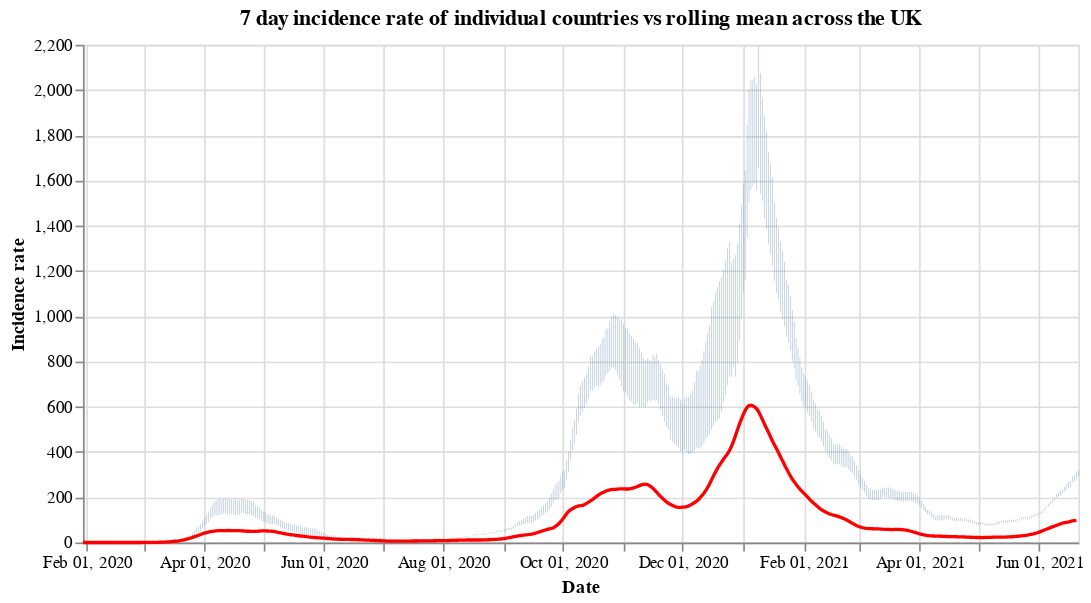

This figure's notebook cell:
### Code cell
#collapse
countries = uk_cases['areaName'].unique()
countries.sort()

selection = alt.selection_single(
    name='Select',
    fields=['areaName'],
    init={'areaName': 'Wales'},
    bind={'areaName': alt.binding_select(options=countries)}
)

# scatter plot, modify opacity based on selection
bars = alt.Chart(uk_cases).mark_bar().add_selection(
    selection
).encode(
    x=alt.X("yearmonthdate(date):T", axis=alt.Axis(title='Date')),
    y=alt.Y("weeklyCasesRate:Q", axis=alt.Axis(title='Incidence rate')),
    tooltip='weeklyCasesRate:Q',
    opacity=alt.condition(selection, alt.value(1), alt.value(0))
).properties(title=f'7 day incidence rate of individual countries vs rolling mean across the UK', width=600)

line = alt.Chart(overview_cases).mark_line(
    color='red',
    size=2,
).transform_window(
    rolling_mean='mean(weeklyCasesRate)',
    frame=[0, 7]
).encode(
    x='yearmonthdate(date):T',
    y='rolling_mean:Q'
)

alt.layer(bars, line)

### Figure 1 — Vega-Lite specification as saved in the notebook (floating-point values rounded to 4 significant figures; data arrays with more than 128 entries replaced by an {"elided": "..."} marker saying what was removed)
{"config": {"view": {"continuousWidth": 400, "continuousHeight": 300}}, "layer": [{"data": {"name": "data-5faab6405707b3cf308dbd20483281d6"}, "mark": "bar", "encoding": {"opacity": {"condition": {"value": 1, "selection": "Select"}, "value": 0}, "tooltip": {"type": "quantitative", "field": "weeklyCasesRate"}, "x": {"type": "temporal", "axis": {"title": "Date"}, "field": "date", "timeUnit": "yearmonthdate"}, "y": {"type": "quantitative", "axis": {"title": "Incidence rate"}, "field": "weeklyCasesRate"}}, "selection": {"Select": {"type": "single", "fields": ["areaName"], "init": {"areaName": "Wales"}, "bind": {"areaName": {"input": "select", "options": ["England", "Northern Ireland", "Scotland", "Wales"]}}}}, "title": "7 day incidence rate of individual countries vs rolling mean across the UK", "width": 600}, {"data": {"name": "data-789c8ef8f86163b53d89944069068aa5"}, "mark": {"type": "line", "color": "red", "size": 2}, "encoding": {"x": {"type": "temporal", "field": "date", "timeUnit": "yearmonthdate"}, "y": {"type": "quantitative", "field": "rolling_mean"}}, "transform": [{"window": [{"op": "mean", "field": "weeklyCasesRate", "as": "rolling_mean"}], "frame": [0, 7]}]}], "$schema": "https://vega.github.io/schema/vega-lite/v4.8.1.json", "datasets": {"data-5faab6405707b3cf308dbd20483281d6": {"elided": "1940 records"}, "data-789c8ef8f86163b53d89944069068aa5": {"elided": "508 records"}}}
